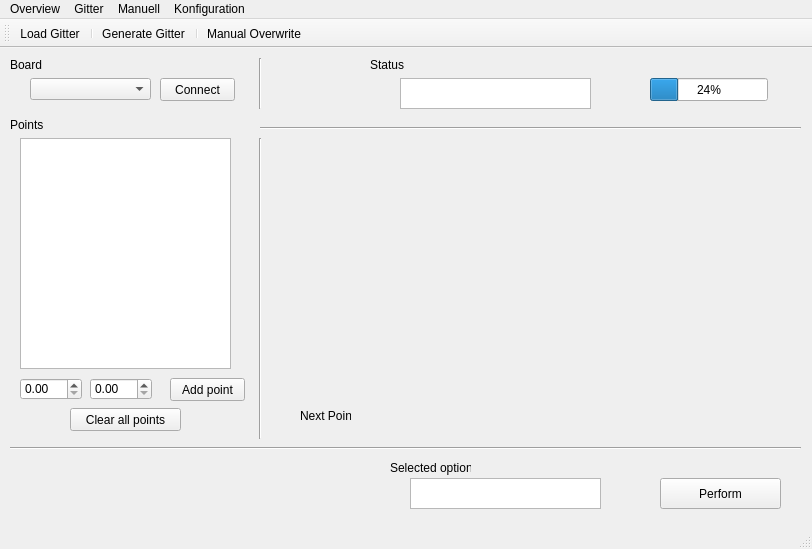
<?xml version="1.0" encoding="UTF-8"?>
<ui version="4.0">
 <class>MainWindow</class>
 <widget class="QMainWindow" name="MainWindow">
  <property name="geometry">
   <rect>
    <x>0</x>
    <y>0</y>
    <width>812</width>
    <height>549</height>
   </rect>
  </property>
  <property name="windowTitle">
   <string>MainWindow</string>
  </property>
  <widget class="QWidget" name="centralwidget">
   <widget class="QPushButton" name="pushButton">
    <property name="geometry">
     <rect>
      <x>660</x>
      <y>430</y>
      <width>121</width>
      <height>31</height>
     </rect>
    </property>
    <property name="text">
     <string>Perform</string>
    </property>
   </widget>
   <widget class="QLabel" name="label">
    <property name="geometry">
     <rect>
      <x>390</x>
      <y>410</y>
      <width>81</width>
      <height>20</height>
     </rect>
    </property>
    <property name="text">
     <string>Selected option</string>
    </property>
   </widget>
   <widget class="QTextEdit" name="textEdit">
    <property name="geometry">
     <rect>
      <x>410</x>
      <y>430</y>
      <width>191</width>
      <height>31</height>
     </rect>
    </property>
   </widget>
   <widget class="QLabel" name="label_2">
    <property name="geometry">
     <rect>
      <x>370</x>
      <y>10</y>
      <width>47</width>
      <height>13</height>
     </rect>
    </property>
    <property name="text">
     <string>Status</string>
    </property>
   </widget>
   <widget class="QProgressBar" name="progressBar">
    <property name="geometry">
     <rect>
      <x>650</x>
      <y>30</y>
      <width>118</width>
      <height>23</height>
     </rect>
    </property>
    <property name="value">
     <number>24</number>
    </property>
   </widget>
   <widget class="QTextEdit" name="textEdit_2">
    <property name="geometry">
     <rect>
      <x>400</x>
      <y>30</y>
      <width>191</width>
      <height>31</height>
     </rect>
    </property>
   </widget>
   <widget class="Line" name="line_2">
    <property name="geometry">
     <rect>
      <x>10</x>
      <y>390</y>
      <width>791</width>
      <height>20</height>
     </rect>
    </property>
    <property name="orientation">
     <enum>Qt::Horizontal</enum>
    </property>
   </widget>
   <widget class="QDoubleSpinBox" name="doubleSpinBox">
    <property name="geometry">
     <rect>
      <x>20</x>
      <y>330</y>
      <width>62</width>
      <height>22</height>
     </rect>
    </property>
   </widget>
   <widget class="Line" name="line">
    <property name="geometry">
     <rect>
      <x>250</x>
      <y>90</y>
      <width>20</width>
      <height>301</height>
     </rect>
    </property>
    <property name="orientation">
     <enum>Qt::Vertical</enum>
    </property>
   </widget>
   <widget class="QDoubleSpinBox" name="doubleSpinBox_2">
    <property name="geometry">
     <rect>
      <x>90</x>
      <y>330</y>
      <width>62</width>
      <height>22</height>
     </rect>
    </property>
   </widget>
   <widget class="QPushButton" name="pushButton_2">
    <property name="geometry">
     <rect>
      <x>170</x>
      <y>330</y>
      <width>75</width>
      <height>23</height>
     </rect>
    </property>
    <property name="text">
     <string>Add point</string>
    </property>
   </widget>
   <widget class="Line" name="line_3">
    <property name="geometry">
     <rect>
      <x>260</x>
      <y>70</y>
      <width>541</width>
      <height>20</height>
     </rect>
    </property>
    <property name="orientation">
     <enum>Qt::Horizontal</enum>
    </property>
   </widget>
   <widget class="Line" name="line_4">
    <property name="geometry">
     <rect>
      <x>250</x>
      <y>10</y>
      <width>20</width>
      <height>51</height>
     </rect>
    </property>
    <property name="orientation">
     <enum>Qt::Vertical</enum>
    </property>
   </widget>
   <widget class="QLabel" name="label_3">
    <property name="geometry">
     <rect>
      <x>10</x>
      <y>10</y>
      <width>47</width>
      <height>13</height>
     </rect>
    </property>
    <property name="text">
     <string>Board</string>
    </property>
   </widget>
   <widget class="QPushButton" name="pushButton_3">
    <property name="geometry">
     <rect>
      <x>160</x>
      <y>30</y>
      <width>75</width>
      <height>23</height>
     </rect>
    </property>
    <property name="text">
     <string>Connect</string>
    </property>
   </widget>
   <widget class="QLabel" name="label_4">
    <property name="geometry">
     <rect>
      <x>300</x>
      <y>360</y>
      <width>51</width>
      <height>16</height>
     </rect>
    </property>
    <property name="text">
     <string>Next Point</string>
    </property>
   </widget>
   <widget class="QPlainTextEdit" name="plainTextEdit">
    <property name="geometry">
     <rect>
      <x>20</x>
      <y>90</y>
      <width>211</width>
      <height>231</height>
     </rect>
    </property>
   </widget>
   <widget class="QLabel" name="label_5">
    <property name="geometry">
     <rect>
      <x>10</x>
      <y>70</y>
      <width>47</width>
      <height>13</height>
     </rect>
    </property>
    <property name="text">
     <string>Points</string>
    </property>
   </widget>
   <widget class="QPushButton" name="pushButton_4">
    <property name="geometry">
     <rect>
      <x>70</x>
      <y>360</y>
      <width>111</width>
      <height>23</height>
     </rect>
    </property>
    <property name="text">
     <string>Clear all points</string>
    </property>
   </widget>
   <widget class="QComboBox" name="comboBox">
    <property name="geometry">
     <rect>
      <x>30</x>
      <y>30</y>
      <width>121</width>
      <height>22</height>
     </rect>
    </property>
   </widget>
   <widget class="MplWidget" name="widget_2" native="true">
    <property name="geometry">
     <rect>
      <x>419</x>
      <y>99</y>
      <width>361</width>
      <height>291</height>
     </rect>
    </property>
   </widget>
  </widget>
  <widget class="QMenuBar" name="menubar">
   <property name="geometry">
    <rect>
     <x>0</x>
     <y>0</y>
     <width>812</width>
     <height>21</height>
    </rect>
   </property>
   <widget class="QMenu" name="menuOverview">
    <property name="title">
     <string>Overview</string>
    </property>
    <addaction name="separator"/>
    <addaction name="separator"/>
    <addaction name="separator"/>
   </widget>
   <widget class="QMenu" name="menuGitter">
    <property name="title">
     <string>Gitter</string>
    </property>
    <addaction name="actionLoad_Gitter"/>
    <addaction name="separator"/>
   </widget>
   <widget class="QMenu" name="menuManuell">
    <property name="title">
     <string>Manuell</string>
    </property>
   </widget>
   <widget class="QMenu" name="menuKonfiguration">
    <property name="title">
     <string>Konfiguration</string>
    </property>
    <addaction name="actionConfiguration"/>
   </widget>
   <addaction name="menuOverview"/>
   <addaction name="menuGitter"/>
   <addaction name="menuManuell"/>
   <addaction name="menuKonfiguration"/>
  </widget>
  <widget class="QStatusBar" name="statusbar"/>
  <widget class="QToolBar" name="toolBar">
   <property name="windowTitle">
    <string>toolBar</string>
   </property>
   <attribute name="toolBarArea">
    <enum>TopToolBarArea</enum>
   </attribute>
   <attribute name="toolBarBreak">
    <bool>false</bool>
   </attribute>
   <addaction name="actionLoad_Gitter"/>
   <addaction name="separator"/>
   <addaction name="actionGenerate_Gitter_2"/>
   <addaction name="separator"/>
   <addaction name="actionManual_Overwrite"/>
  </widget>
  <action name="actionLoad_Gitter">
   <property name="text">
    <string>Load Gitter</string>
   </property>
   <property name="shortcut">
    <string>Ctrl+A</string>
   </property>
  </action>
  <action name="actionGenerate_Gitter">
   <property name="text">
    <string>Generate Gitter</string>
   </property>
  </action>
  <action name="actionGenerate_Gitter_2">
   <property name="text">
    <string>Generate Gitter</string>
   </property>
  </action>
  <action name="actionManual_Overwrite">
   <property name="text">
    <string>Manual Overwrite</string>
   </property>
  </action>
  <action name="actionConfiguration">
   <property name="text">
    <string>Configuration</string>
   </property>
  </action>
 </widget>
 <customwidgets>
  <customwidget>
   <class>MplWidget</class>
   <extends>QWidget</extends>
   <header>mplwidget.h</header>
   <container>1</container>
  </customwidget>
 </customwidgets>
 <resources/>
 <connections>
  <connection>
   <sender>pushButton_3</sender>
   <signal>clicked()</signal>
   <receiver>MainWindow</receiver>
   <slot>get_avaible_Ports()</slot>
   <hints>
    <hint type="sourcelabel">
     <x>197</x>
     <y>85</y>
    </hint>
    <hint type="destinationlabel">
     <x>405</x>
     <y>274</y>
    </hint>
   </hints>
  </connection>
  <connection>
   <sender>actionLoad_Gitter</sender>
   <signal>triggered()</signal>
   <receiver>MainWindow</receiver>
   <slot>load_gitter_clicked()</slot>
   <hints>
    <hint type="sourcelabel">
     <x>-1</x>
     <y>-1</y>
    </hint>
    <hint type="destinationlabel">
     <x>405</x>
     <y>274</y>
    </hint>
   </hints>
  </connection>
 </connections>
 <slots>
  <slot>get_avaible_Ports()</slot>
  <slot>load_gitter_clicked()</slot>
 </slots>
</ui>
